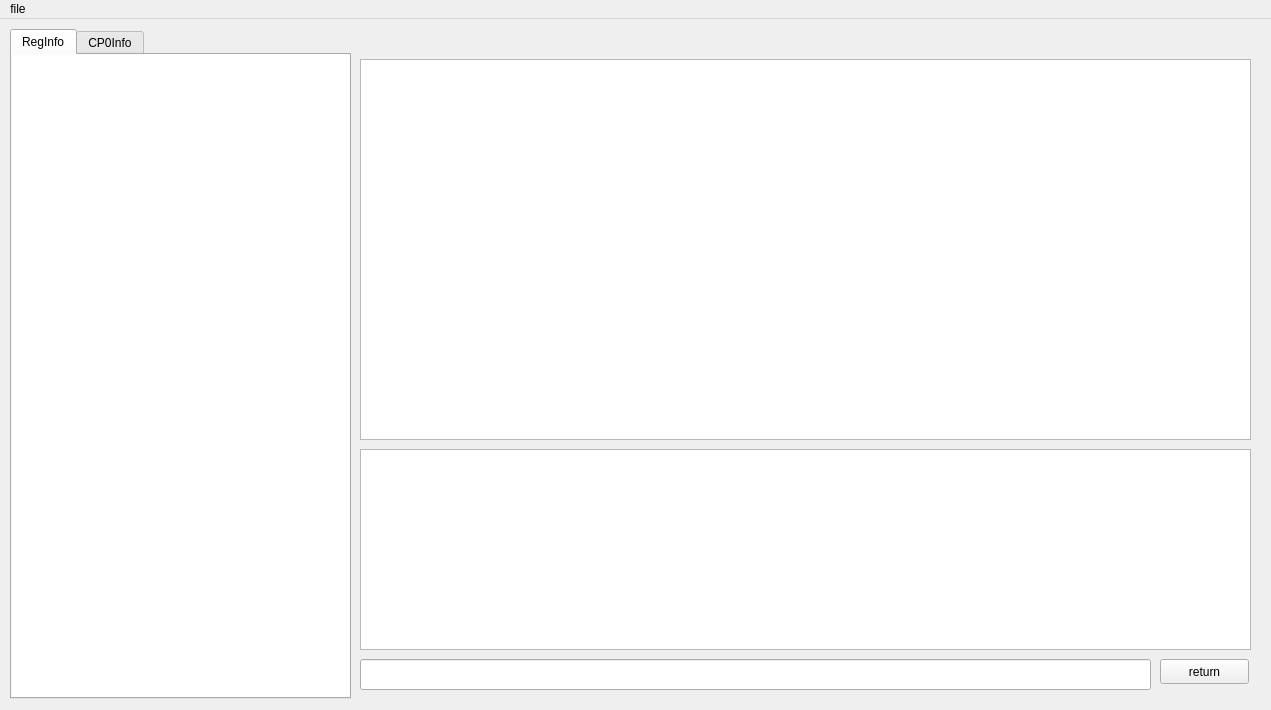
<?xml version="1.0" encoding="UTF-8"?>
<ui version="4.0">
 <class>MainWindow</class>
 <widget class="QMainWindow" name="MainWindow">
  <property name="geometry">
   <rect>
    <x>0</x>
    <y>0</y>
    <width>1271</width>
    <height>710</height>
   </rect>
  </property>
  <property name="minimumSize">
   <size>
    <width>1271</width>
    <height>710</height>
   </size>
  </property>
  <property name="maximumSize">
   <size>
    <width>1271</width>
    <height>710</height>
   </size>
  </property>
  <property name="windowTitle">
   <string>TEMU</string>
  </property>
  <property name="windowIcon">
   <iconset resource="pics.qrc">
    <normaloff>:/pics/meidusha.ico</normaloff>:/pics/meidusha.ico</iconset>
  </property>
  <widget class="QWidget" name="centralWidget">
   <widget class="QPushButton" name="pushButton">
    <property name="geometry">
     <rect>
      <x>1160</x>
      <y>640</y>
      <width>89</width>
      <height>25</height>
     </rect>
    </property>
    <property name="text">
     <string>return</string>
    </property>
   </widget>
   <widget class="QTextBrowser" name="cmd">
    <property name="geometry">
     <rect>
      <x>360</x>
      <y>430</y>
      <width>891</width>
      <height>201</height>
     </rect>
    </property>
   </widget>
   <widget class="QLineEdit" name="lineEdit">
    <property name="geometry">
     <rect>
      <x>360</x>
      <y>640</y>
      <width>791</width>
      <height>31</height>
     </rect>
    </property>
   </widget>
   <widget class="QTextBrowser" name="text">
    <property name="geometry">
     <rect>
      <x>360</x>
      <y>40</y>
      <width>891</width>
      <height>381</height>
     </rect>
    </property>
   </widget>
   <widget class="QTabWidget" name="tabWidget">
    <property name="geometry">
     <rect>
      <x>10</x>
      <y>10</y>
      <width>341</width>
      <height>670</height>
     </rect>
    </property>
    <property name="currentIndex">
     <number>0</number>
    </property>
    <widget class="QWidget" name="tab">
     <attribute name="title">
      <string>RegInfo</string>
     </attribute>
     <widget class="QTextBrowser" name="regInfo">
      <property name="geometry">
       <rect>
        <x>-1</x>
        <y>-1</y>
        <width>341</width>
        <height>650</height>
       </rect>
      </property>
     </widget>
    </widget>
    <widget class="QWidget" name="tab_2">
     <attribute name="title">
      <string>CP0Info</string>
     </attribute>
     <widget class="QTextBrowser" name="cp0Info">
      <property name="geometry">
       <rect>
        <x>-1</x>
        <y>-1</y>
        <width>341</width>
        <height>650</height>
       </rect>
      </property>
     </widget>
    </widget>
   </widget>
  </widget>
  <widget class="QMenuBar" name="menuBar">
   <property name="geometry">
    <rect>
     <x>0</x>
     <y>0</y>
     <width>1271</width>
     <height>28</height>
    </rect>
   </property>
   <widget class="QMenu" name="menuopen">
    <property name="title">
     <string>file</string>
    </property>
    <addaction name="actionopen"/>
   </widget>
   <addaction name="menuopen"/>
  </widget>
  <action name="actionopen">
   <property name="icon">
    <iconset>
     <normaloff>../../../图片/9c22429f235e4f98808b6ad7dc8ccd80.jpg</normaloff>../../../图片/9c22429f235e4f98808b6ad7dc8ccd80.jpg</iconset>
   </property>
   <property name="text">
    <string>open</string>
   </property>
  </action>
 </widget>
 <layoutdefault spacing="6" margin="11"/>
 <resources>
  <include location="pics.qrc"/>
 </resources>
 <connections/>
</ui>
